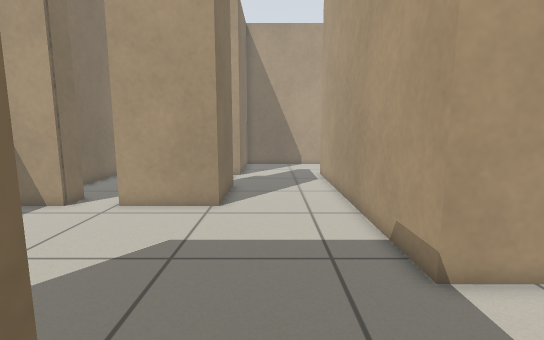
view 1 (above)

18 first-person views from a walk through a world built for the Player/Stage simulator. The camera is 0.8 m above the floor, tilts 8° down and sees 85° across. Floor lines are 1 m apart. The floor is counted in squares, 0.25 m on a side. Each view is taken from the middle of a square. On the plan, view 1 faces up. The plan holds only what a view shows up to about 20 squares ahead; the rest is blank. The robots in the file are not drawn.

view 2
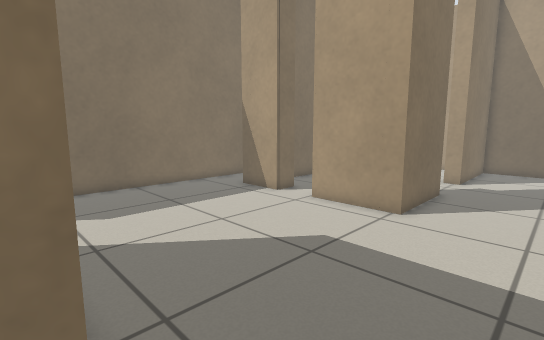

view 3
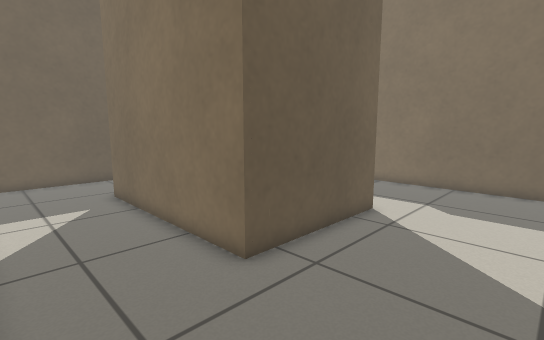

view 4
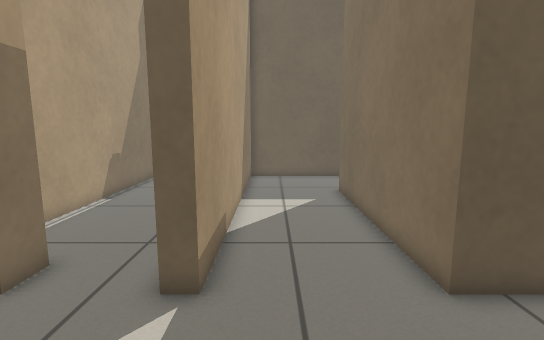

view 5
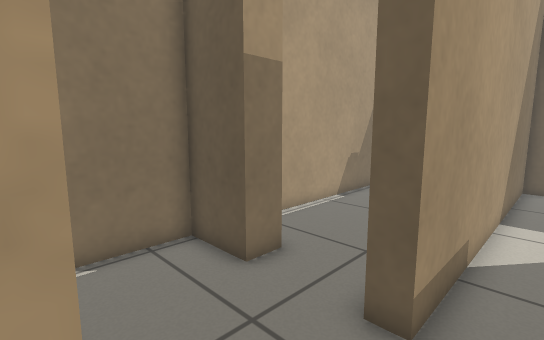

view 6
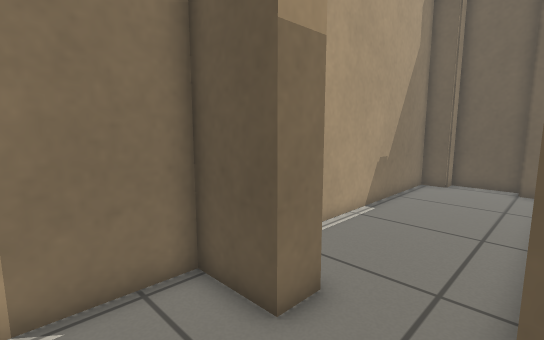

view 7
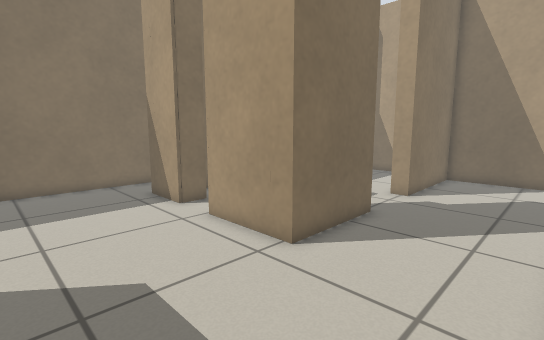

view 8
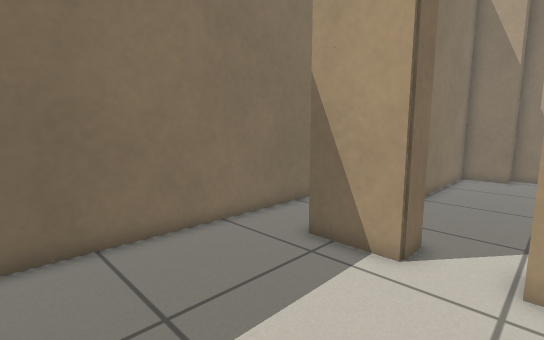

view 9
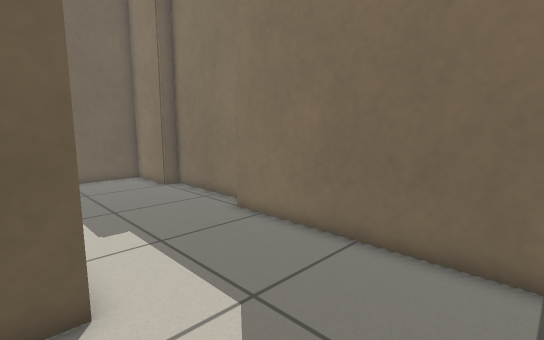

view 10
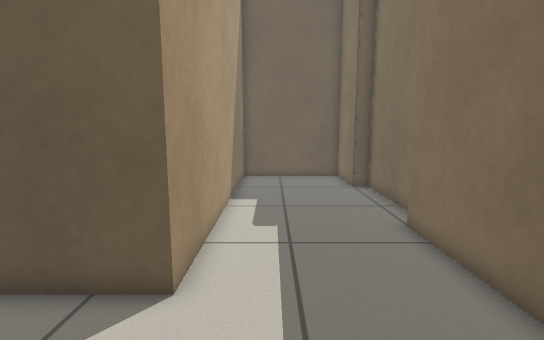

view 11
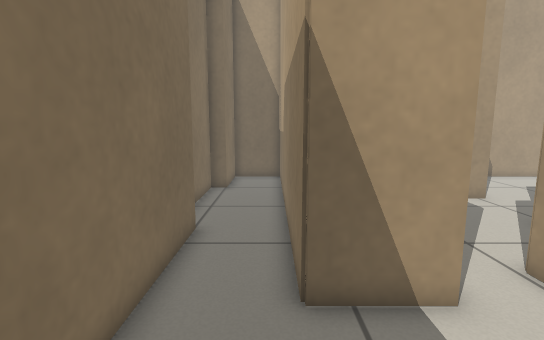

view 12
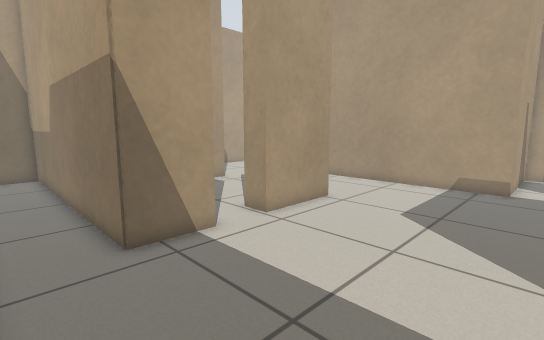

view 13
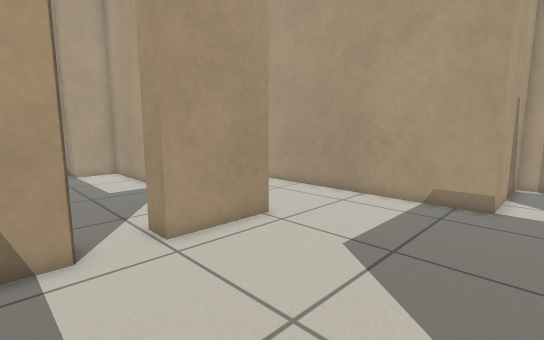

view 14
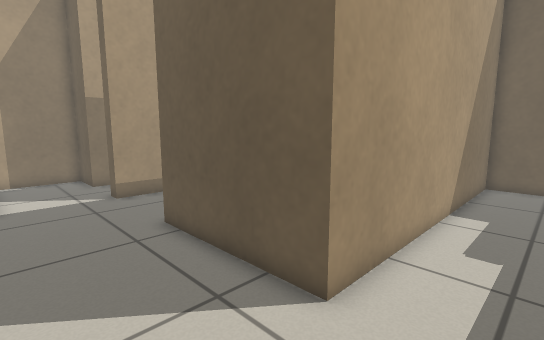

view 15
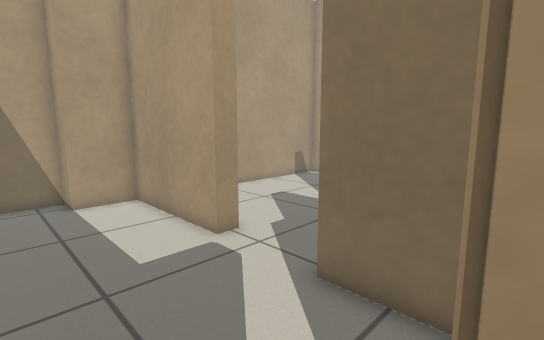

view 16
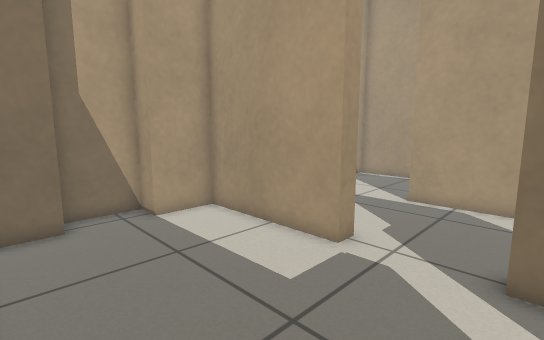

view 17
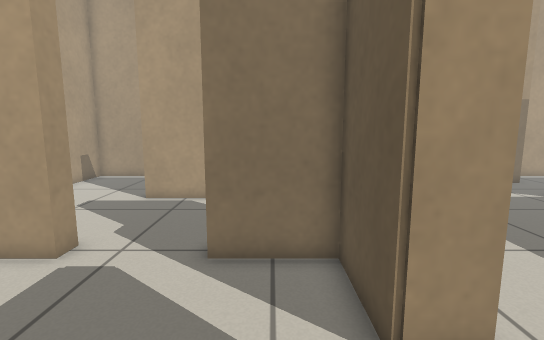

view 18
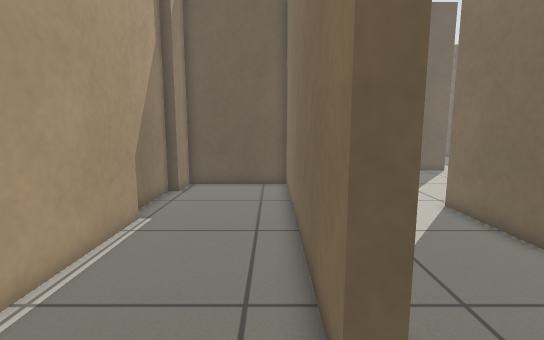

### Floor plan
Points are (right, up) in squares from view 1. A wall is a line through its corners. A room is listed if a view was taken in it or the views show most of it. See-through windows are left out.
Room 1 (views 1, 2, 3, 4, 5, 7, 8, 9, 10, 11, 12, 13, 14, 15, 16, 17)
walls: (-8.5, 13.4) (-8.5, 12) (-11.5, 12) (-11.5, 26.6) (-14.5, 26.6) (-14.5, 22.8); (-2.2, 16.6) (-2.2, 12) (-6.3, 12) (-6.3, 13.3) (-3, 13.3) (-3, 16.6); (3.4, 5.8) (3.4, 20.8); (-14.5, 16.2) (-14.5, -2.6); (-15.3, -3.5) (-15.3, -9.1); (-15.3, 22.8) (-15.3, 19.4); (-14.5, -9.1) (-14.5, -12.8) (-8.1, -12.8) (-8.1, 1.6) (-1.4, 1.6) (-1.4, -8); (3.6, 26.6) (-2.2, 26.6) (-2.2, 20.3) (-3, 20.3) (-3, 26.6) (-5.6, 26.6) (-5.6, 27.8) (-8.3, 27.8) (-8.3, 26.6) (-10.6, 26.6) (-10.6, 14.5); (-3, -12.8) (3.4, -12.8) (3.4, 1.6)
ways out: opening at (4, 3.5) to room 2; opening at (4, 23.5) to room 3; opening at (-2, -10.5)
Room 2 (view 6)
walls: (7.2, 1.6) (9.8, 1.6) (9.8, 5.8) (3.4, 5.8); (3.4, 1.6) (4.2, 1.6)
ways out: opening at (4, 3.5) to room 1; opening at (6, 1) to room 4
Room 3 (view 18)
walls: (9.8, 13.6) (9.8, 19.2); (3.4, 20.8) (4.2, 20.8) (4.2, 7.1) (9.8, 7.1) (9.8, 9.1); (9.8, 23) (9.8, 26.6) (3.6, 26.6); (10.3, 9.1) (10.3, 12.6)
ways out: opening at (4, 23.5) to room 1
Room 4 (no view inside)
walls: (7.2, 0.4) (7.2, 1.6); (4.9, -12.8) (5.5, -12.8); (5.5, -13.8) (8.4, -13.8) (8.4, -12.8) (9.8, -12.8) (9.8, -1.8)
ways out: opening at (6, 1) to room 2

Where each view was taken, in squares from view 1:
view 1: 0 up, 0 right, facing up
view 2: 1 up, 2 right, facing up-left
view 3: 7 up, 3 right, facing down-left
view 4: 7 up, 2 right, facing down
view 5: 6 up, 2 right, facing down-right
view 6: 5 up, 4 right, facing down-right
view 7: 6 up, 3 right, facing up-left
view 8: 5 up, 6 left, facing up-left
view 9: 7 up, 7 left, facing down-left
view 10: 7 up, 10 left, facing down
view 11: 7 up, 12 left, facing up
view 12: 4 up, 14 left, facing up-right
view 13: 4 up, 10 left, facing up-right
view 14: 6 up, 11 left, facing down-right
view 15: 13 up, 8 left, facing up-right
view 16: 16 up, 10 left, facing up-right
view 17: 15 up, 10 left, facing right
view 18: 24 up, 5 right, facing down
